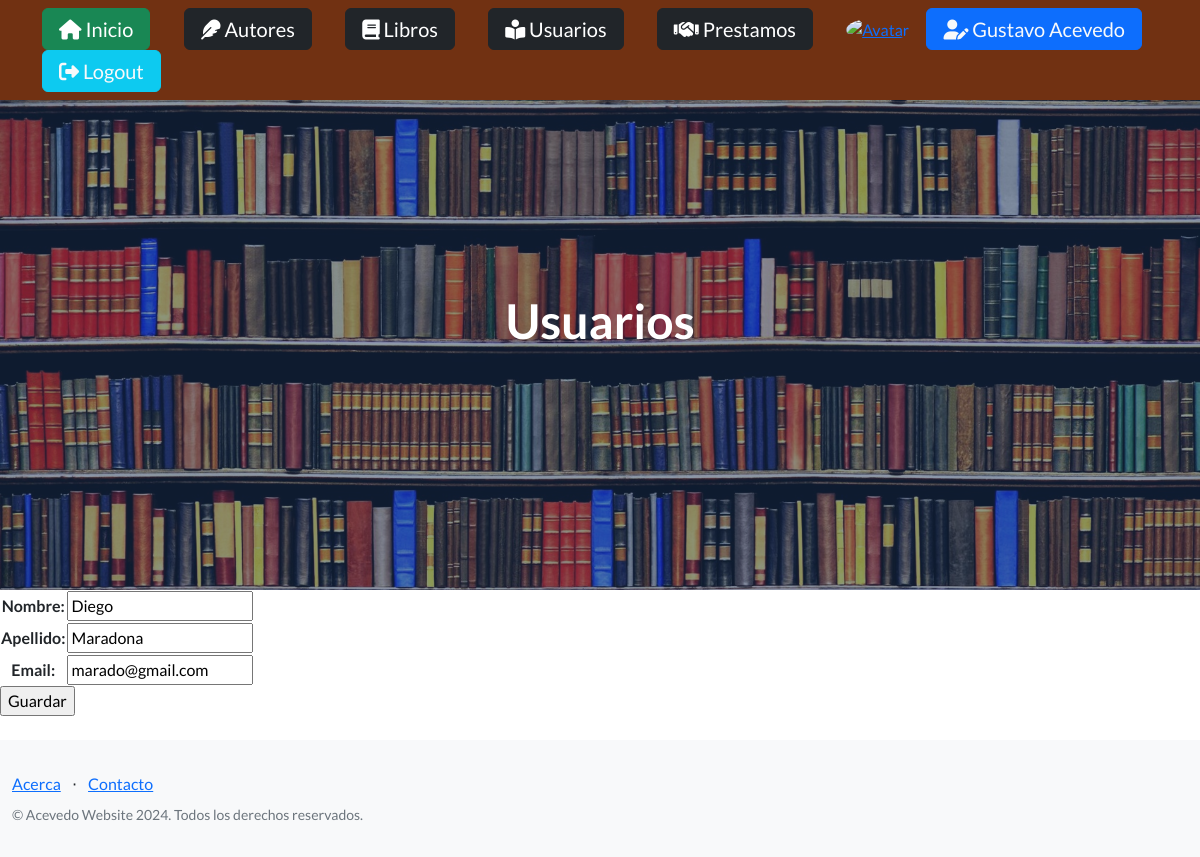
Screenshot of /usuariosUpdate/7/ (signed in) with the database file from the repository.
### entidades/models.py (models this page shows, shortened)
class Usuario(models.Model):
    nombre = models.CharField(max_length=50)
    apellido = models.CharField(max_length=50)
    email = models.EmailField(max_length=50, unique=True)
    fecha_registro = models.DateField(auto_now_add=True)
    class Meta:
        unique_together = ('nombre', 'apellido')
        ordering = ['apellido','nombre']
        verbose_name = 'Usuario'
        verbose_name_plural = 'Usuarios'

### entidades/views.py (the view, shortened to what this page needs)
# urls.py: path('usuariosUpdate/<int:pk>/', UsuarioUpdate.as_view(), name="usuariosUpdate"),
class UsuarioUpdate(LoginRequiredMixin, UpdateView):
    model = Usuario
    fields = ["nombre", "apellido", "email"]
    success_url = reverse_lazy("usuarios")

### entidades/templates/entidades/usuario_form.html (shortened to what this page needs)
{% extends "entidades/index.html" %}
{% block titulo %}
    <h1 class="mb-5">Usuarios</h1>
{% endblock titulo %}
{% block contenido %}
    <form action="" method="post">
        <table style="text-align: center;">
            {{ form.as_table }}
        </table>
        <input type="submit" value="Guardar">
    </form>
    <br>
{% endblock contenido %}

### entidades/templates/entidades/index.html (shortened to what this page needs)
<!DOCTYPE html>
<html lang="en">
    <head>
        {% load static %}
        <link href="https://cdn.jsdelivr.net/npm/bootstrap-icons@1.5.0/font/bootstrap-icons.css" rel="stylesheet" type="text/css" />
        <link href="{% static 'css/styles.css' %}" rel="stylesheet" />
        <link rel="stylesheet" href="https://cdnjs.cloudflare.com/ajax/libs/font-awesome/6.4.0/css/all.min.css">
    </head>
    <body>
        {% block navbar %}
        <nav class="navbar navbar-dark static-top" style=" background-color: #713112">
            <div class="container">
                <a class="navbar-brand btn btn-success" href="{% url 'inicio' %}"><i class="fa-solid fa-house"></i> Inicio</a>
                {% if user.is_authenticated %}
                <a class="navbar-brand btn btn-dark" href="{% url 'autores' %}"><i class="fa-solid fa-feather"></i> Autores</a>
                <a class="navbar-brand btn btn-dark" href="{% url 'libros' %}"><i class="fa-solid fa-book"></i> Libros</a>
                <a class="navbar-brand btn btn-dark" href="{% url 'usuarios' %}"><i class="fa-solid fa-book-open-reader"></i> Usuarios</a>
                <a class="navbar-brand btn btn-dark" href="{% url 'prestamos' %}"><i class="fa-solid fa-handshake"></i> Prestamos</a>
                <a href="{% url 'agregar_avatar' %}">
                    <img class="rounded-circle" src="{{ request.session.avatar }}" height="50px" width="50px" alt="Avatar">
                </a>
                <form method="post" action="{% url 'perfil' %}">
                    <button type="submit" class="navbar-brand btn btn-primary text-light"><i class="fa-solid fa-user-pen"></i> {{ user.first_name }} {{ user.last_name }}</button>
                </form>
                <form method="post" action="{% url 'logout' %}">
                    <button type="submit" class="navbar-brand btn btn-info text-light"><i class="fa-solid fa-right-from-bracket"></i> Logout</button>
                    </form>
                {% else %}
                <a class="navbar-brand btn btn-primary" href="{% url 'login' %}">Login</a>
                <a class="navbar-brand btn btn-success" href="{% url 'registro' %}">Registrarse</a>
                {% endif %}
            </div>
        </nav>
        {% endblock navbar %}
        <header class="masthead">
            <div class="container position-relative">
                <div class="row justify-content-center">
                    <div class="col-xl-6">
                        <div class="text-center text-white">
                            {% block titulo %}{% endblock titulo %}
                        </div>
                    </div>
                </div>
            </div>
        </header>
        {% block contenido %}
        {% endblock contenido %}
        {% block footer %}
        <footer class="footer bg-light">
            <div class="container">
                <div class="row">
                    <div class="col-lg-6 h-100 text-center text-lg-start my-auto">
                        <ul class="list-inline mb-2">
                            <li class="list-inline-item"><a href="{% url 'acerca' %}">Acerca</a></li>
                            <li class="list-inline-item">⋅</li>
                            <li class="list-inline-item"><a href="{% url 'contacto' %}">Contacto</a></li>
                        </ul>
                        <p class="text-muted small mb-4 mb-lg-0">&copy; Acevedo Website 2024. Todos los derechos reservados.</p>
                    </div>
                </div>
            </div>
        </footer>
    </body>
</html>
        {% endblock footer %}

### rows the page displays
Usuario: nombre "Diego", apellido "Maradona", email "marado@gmail.com"

### other values shown
{{ user.first_name }} "Gustavo"
{{ user.last_name }} "Acevedo"
